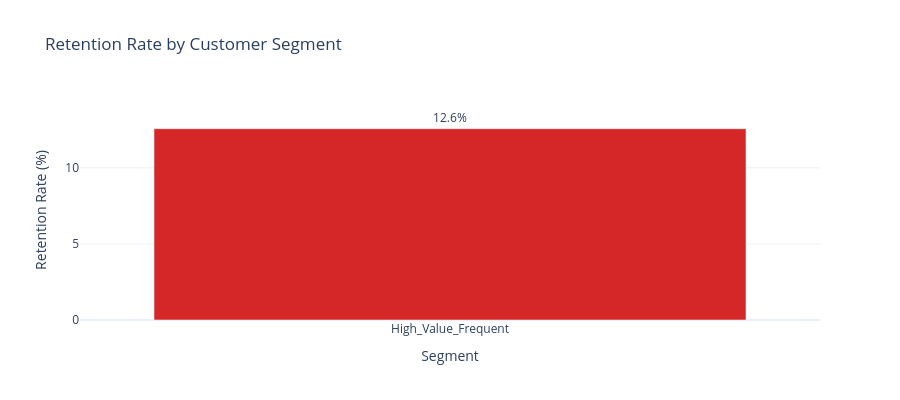

The cell this chart's notebook holds for it:
### Markdown cell above
## 6.6 Customer Segmentation Features

Create business-meaningful segments for analysis and modeling.

**📖 Segmentation Strategy:**
- **Value Dimension**: High vs Low (based on avgorder median)
- **Frequency Dimension**: Frequent vs Infrequent (based on ordfreq median)
- **Recency Buckets**: Active, Recent, Lapsing, Dormant

### Code cell
print("=" * 70)
print("CUSTOMER SEGMENTATION")
print("=" * 70)

print("\n🎯 VALUE-FREQUENCY SEGMENTS:")
value_cols = [c for c in numeric_cols if 'order' in c.lower() or 'amount' in c.lower() or 'value' in c.lower() or 'avg' in c.lower()]
freq_cols = [c for c in numeric_cols if 'freq' in c.lower() or 'count' in c.lower()]

if value_cols and freq_cols:
    df_features, vf_result = segmenter.segment_by_value_frequency(
        df_features, value_column=value_cols[0], frequency_column=freq_cols[0])
    print(f"  Using {value_cols[0]} × {freq_cols[0]}")
    for seg in vf_result.segments:
        print(f"    {seg.name}: {seg.count:,} ({seg.percentage:.1f}%)")
else:
    print("  No suitable value/frequency columns found")

print("\n📅 RECENCY SEGMENTS:")
if 'days_since_last_activity' in df_features.columns:
    df_features, recency_result = segmenter.segment_by_recency(df_features, days_since_column='days_since_last_activity')
    for seg in recency_result.segments:
        print(f"    {seg.name}: {seg.count:,} ({seg.percentage:.1f}%)")
else:
    print("  No recency column available")

print("\n📧 ENGAGEMENT SEGMENTS:")
if 'email_engagement_score' in df_features.columns:
    max_score = df_features['email_engagement_score'].max()
    if max_score > 0:
        df_features['engagement_normalized'] = df_features['email_engagement_score'] / max_score
        df_features, eng_result = segmenter.segment_by_engagement(df_features, engagement_column='engagement_normalized')
        for seg in eng_result.segments:
            print(f"    {seg.name}: {seg.count:,} ({seg.percentage:.1f}%)")
        df_features = df_features.drop(columns=['engagement_normalized'])
else:
    print("  No engagement score available")

if 'customer_segment' in df_features.columns and target and target in df_features.columns:
    segment_retention = df_features.groupby('customer_segment')[target].mean() * 100

    max_rate = segment_retention.max()
    fig = go.Figure(go.Bar(
        x=segment_retention.index, y=segment_retention.to_numpy(),
        marker_color=['#2ca02c' if r > 70 else '#ffbb00' if r > 50 else '#d62728' for r in segment_retention.to_numpy()],
        text=[f'{r:.1f}%' for r in segment_retention.to_numpy()], textposition='outside'))
    fig.update_layout(
        title='Retention Rate by Customer Segment',
        xaxis_title='Segment',
        yaxis_title='Retention Rate (%)',
        yaxis_range=[0, max_rate * 1.15],  # Add 15% headroom for labels
        template='plotly_white',
        height=400,
    )
    display_figure(fig)

segment_cols = [c for c in df_features.columns if 'segment' in c.lower() or 'bucket' in c.lower()]
print(f"\n✓ Created {len(segment_cols)} segmentation features")

### Figure 1 — Plotly figure (JSON) as saved in the notebook; plotly's stock layout.template omitted (floating-point values rounded to 4 significant figures)
{"data": [{"marker": {"color": ["#d62728"]}, "text": ["12.6%"], "textposition": "outside", "type": "bar", "x": ["High_Value_Frequent"], "y": [12.57]}], "layout": {"height": 400, "title": {"text": "Retention Rate by Customer Segment"}, "xaxis": {"title": {"text": "Segment"}}, "yaxis": {"range": [0, 14.46], "title": {"text": "Retention Rate (%)"}}}}
